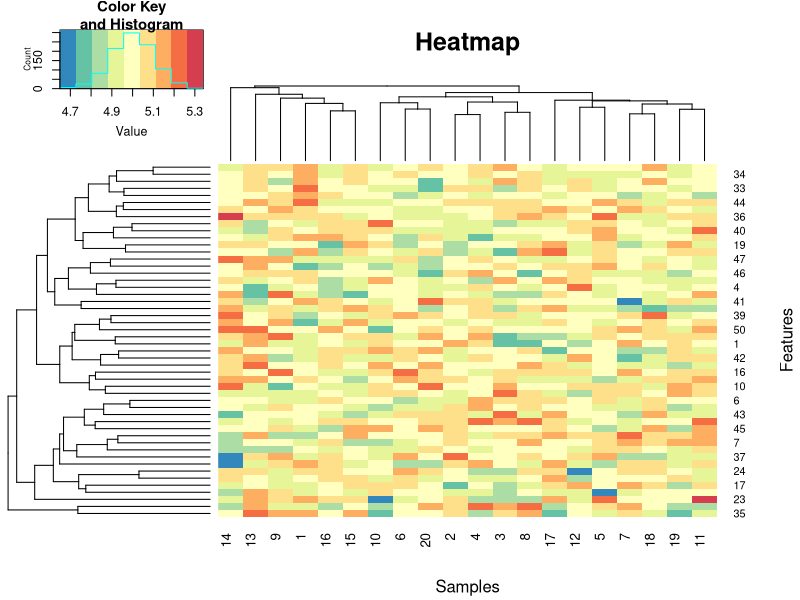
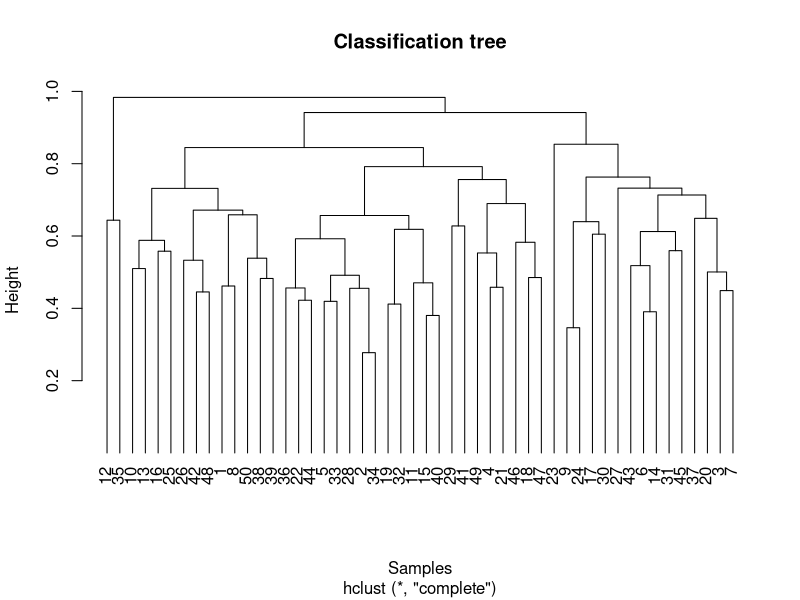
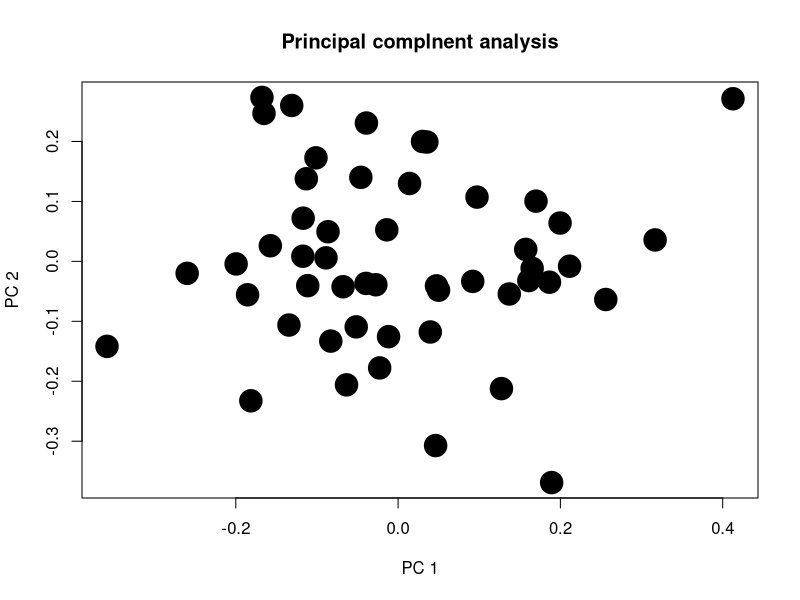

R code for these plots, in order:
rm(list = ls(all=T))

##libs
library(ggplot2)
library(gplots)
library(RColorBrewer)
##

##data generation
set.seed(5)
m=matrix(rnorm(n = 1000,mean = 5,sd = .1), 50)
head(m)
##

dev.off()
brewercol=rev(brewer.pal(n = 9,name = 'Spectral'))
heatmap.2(m,trace='none',col = brewercol,xlab = 'Samples',ylab = 'Features',key=T,main='Heatmap')

plot(hclust(dist(m)),hang = -1,xlab = 'Samples',main='Classification tree')

pca=prcomp(m)
summary(pca)
plot(pca$x[,1],pca$x[,2],pch=19,cex=3,main='Principal complnent analysis',xlab='PC 1',ylab='PC 2')
